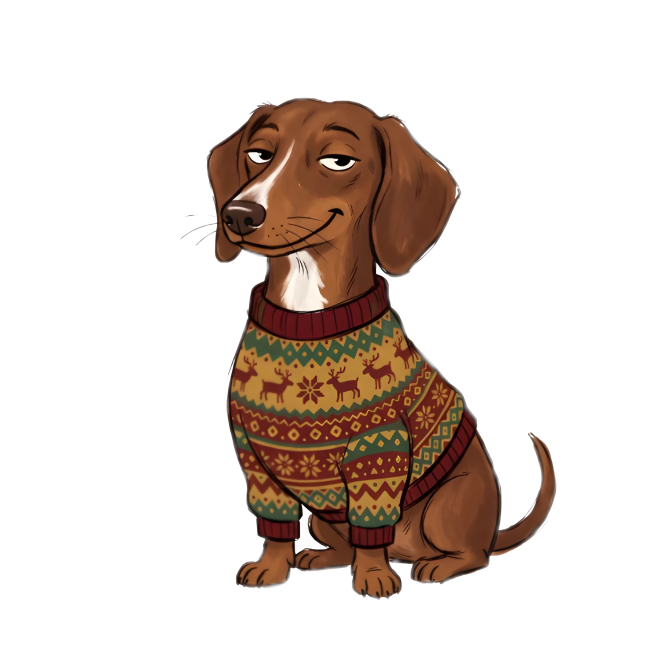
#> input picture etsy-shop/designs/source_03_dackel_pullover.webp, 2000 x 2000 px (shown at 1/3 size)
$ python make_03.py
#> lines starting #> are read from the running program, lines starting #| are printed output that depends on the picture
"""Build print files for design #3 'Frohe Wauchnachten' from the Gemini illustration."""
import numpy as np
from PIL import Image, ImageDraw, ImageFont
from scipy import ndimage

RED = (168, 50, 45, 255)
src = Image.open("source_03_dackel_pullover.webp").convert("RGBA")
#> src is the input picture: PIL image 2000x2000 RGBA; mean R, G, B, A 27.9, 17.4, 11.4, 58.4

# Drop stray specks (tiny isolated opaque blobs), then crop to the dog.
a = np.array(src)
lab, n = ndimage.label(a[..., 3] > 20)
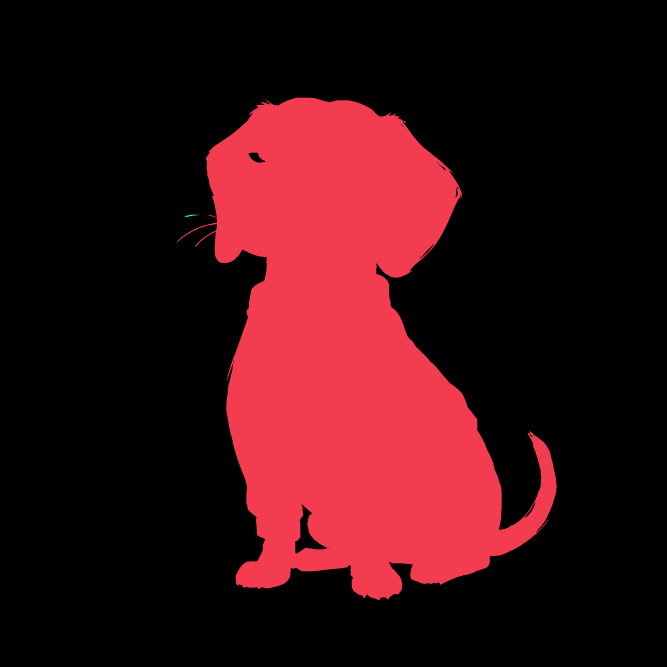
#> lab: shape (2000, 2000) int32 (shown at 1/3 size); 15 distinct labels, from 0 to 14; one colour per label, 0 black
#> n = 14
sizes = ndimage.sum(np.ones(lab.shape), lab, range(1, n + 1))
#> sizes = [934157, 1, 15, 1, 1, 1, 1, 1, 1, 1, 1, 127, 1, 1]
for i, s in enumerate(sizes, 1):
    if s < 20:
        a[lab == i, 3] = 0
#> this loop made 14 passes
#> s on passes 1 to 12: 934157, 1, 15, 1, 1, 1, 1, 1, 1, 1, 1, 127
dog = Image.fromarray(a)
dog = dog.crop(dog.getbbox())
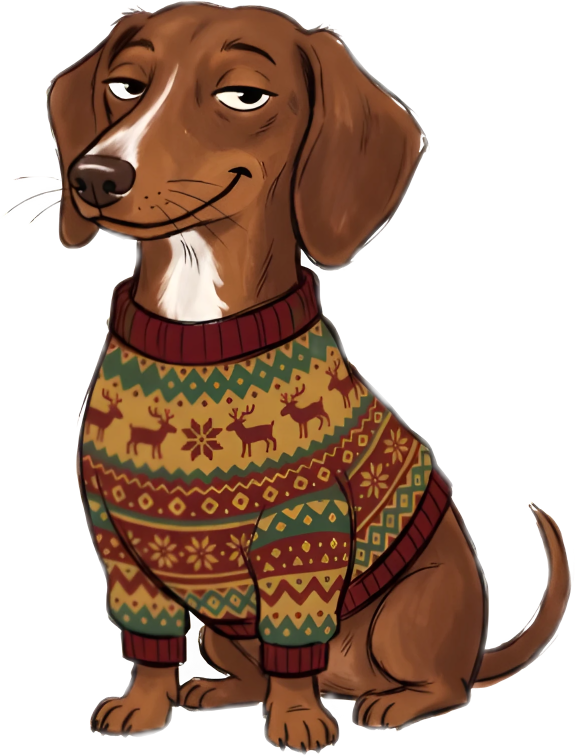
#> dog: PIL image 1151x1511 RGBA (shown at 1/2 size); mean R, G, B, A 64.1, 40, 26.1, 134.4; transparent parts drawn white

def font(size, wght=700):
    f = ImageFont.truetype("fonts/Fraunces.ttf", size)
    f.set_variation_by_axes([72, wght, 100, 1])  # opsz, wght, SOFT, WONK
    return f

def text_block(lines, size):
    f = font(size)
    boxes = [f.getbbox(l) for l in lines]
    w = max(b[2] - b[0] for b in boxes)
    lh = int(size * 1.05)
    img = Image.new("RGBA", (w + 20, lh * len(lines) + 20), (0, 0, 0, 0))
    d = ImageDraw.Draw(img)
    for i, (l, b) in enumerate(zip(lines, boxes)):
        d.text(((img.width - (b[2] - b[0])) // 2 - b[0], 10 + i * lh - b[1]), l, font=f, fill=RED)
    return img.crop(img.getbbox())

def save(img, name, pad=60):
    out = Image.new("RGBA", (img.width + 2 * pad, img.height + 2 * pad), (0, 0, 0, 0))
    out.paste(img, (pad, pad), img)
    out.save(name, dpi=(300, 300))
    print(name, out.size)

# A) Stacked: dog above text (sweatshirt front, tote, mug side)
#> (the run stopped early here; a loop or call above may not have finished)
